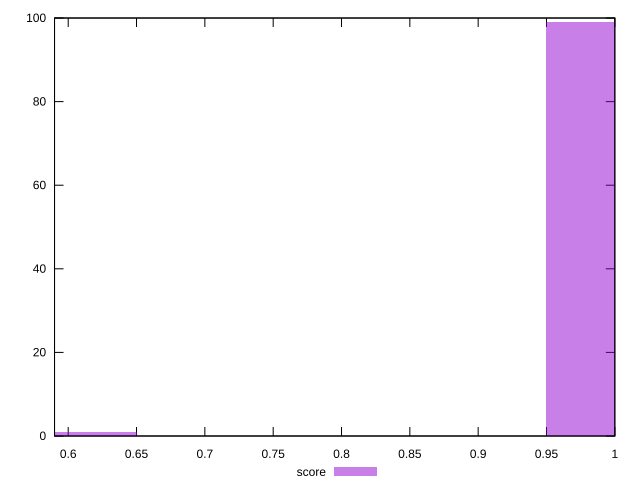

The script that saved this image:
reset

$score <<EOF
0.6000000000000001 1
1 99
EOF

set key outside below
set boxwidth 0.1
set xrange [0.59:1]
set yrange [0:100]
set trange [0:100]
set style fill transparent solid 0.5 noborder
set terminal svg size 640, 490 enhanced background rgb 'white'
set output "report_00017_2021-02-10T15-08-03.406Z/speed-index/samples/pages+cached+noadtech+nomedia+nocss/score/histogram.svg"

plot $score title "score" with boxes

reset
